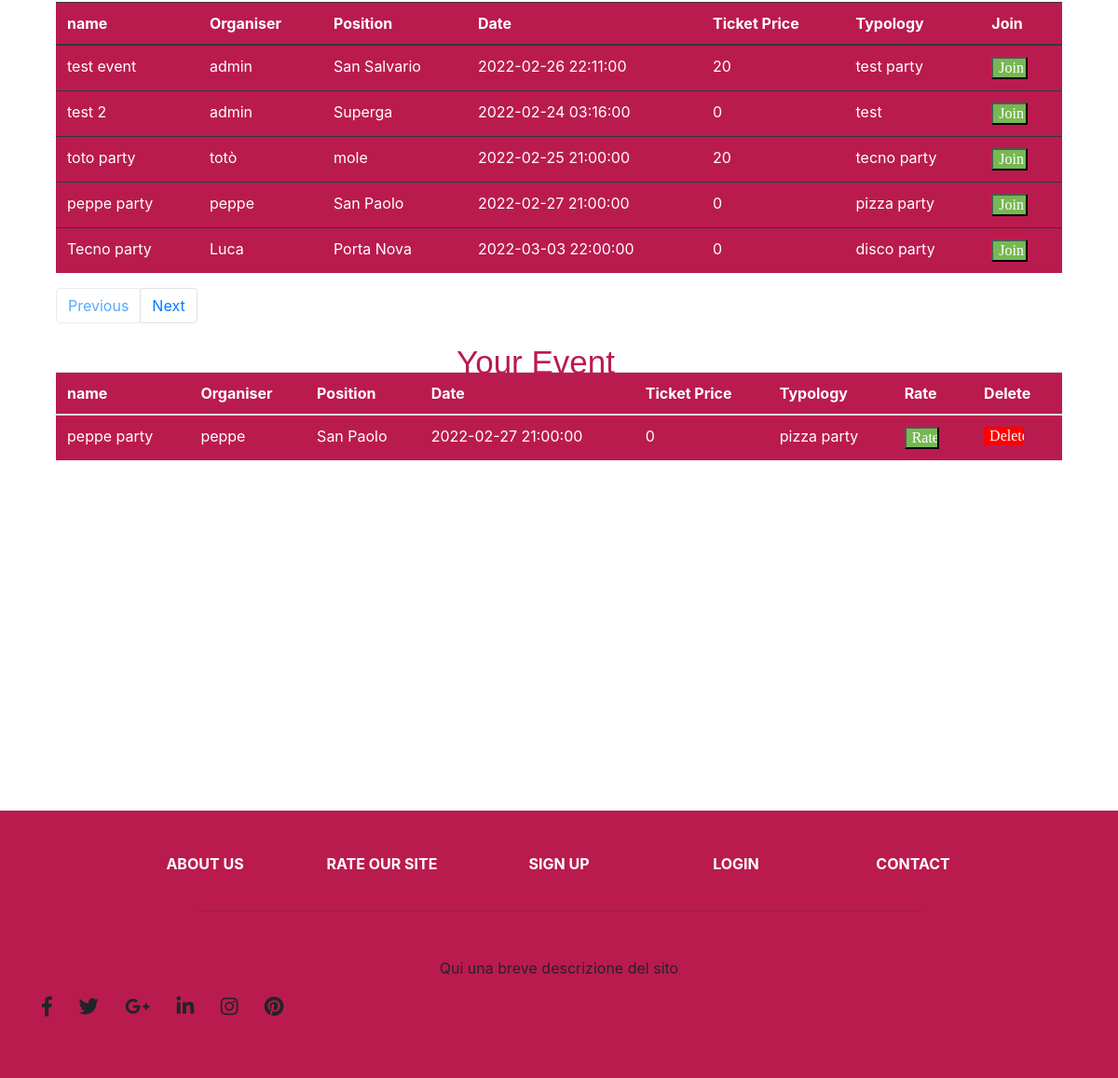
Before: / (lower part) with the older database file.
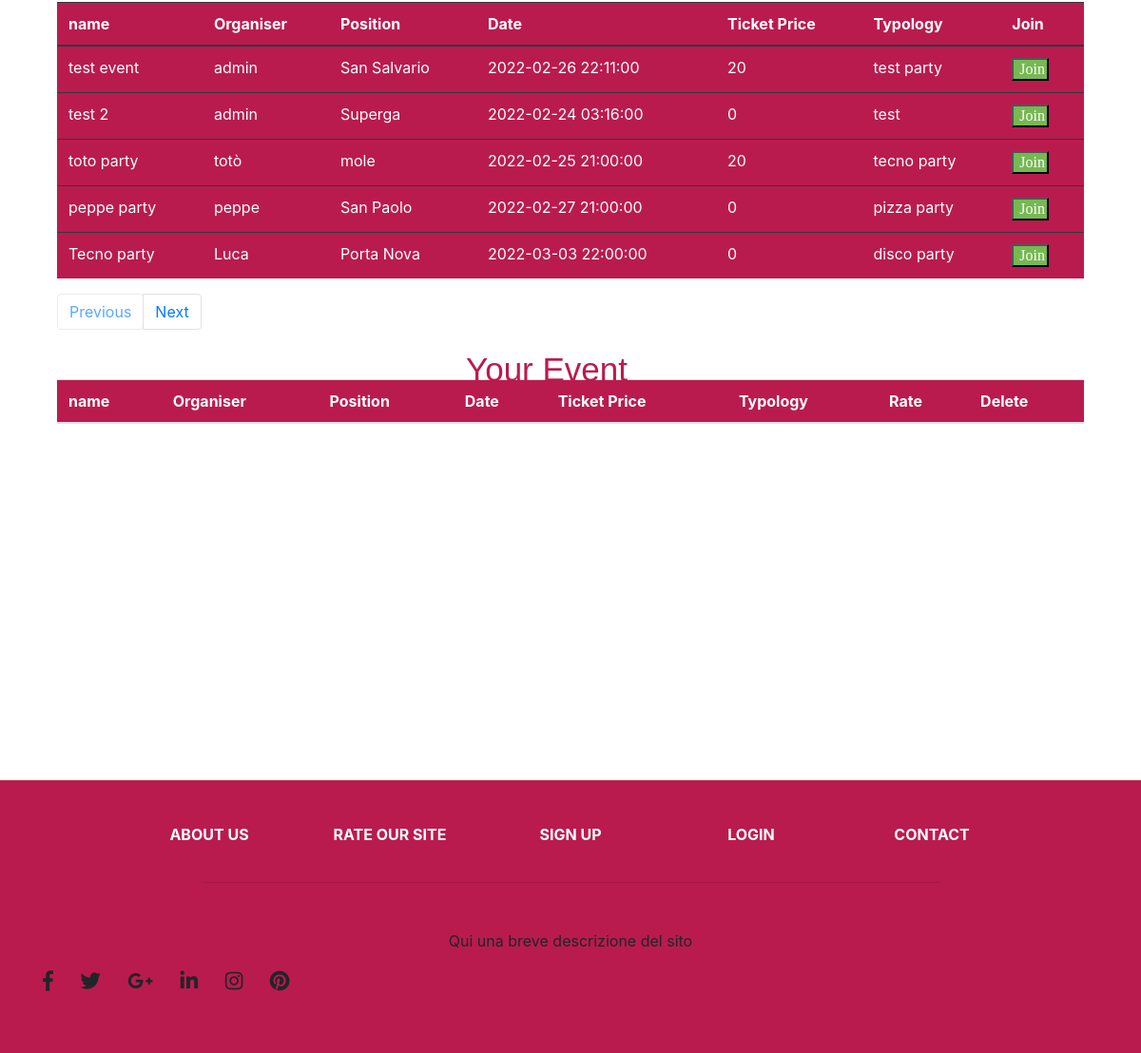
After: the same page with the newer database file.
### tables this page shows
CREATE TABLE event (
	"Number" INTEGER NOT NULL, 
	"Name" VARCHAR(20) NOT NULL, 
	"Organiser" VARCHAR(20) NOT NULL, 
	"Position" VARCHAR(20) NOT NULL, 
	"Date" DATETIME NOT NULL, 
	"Number_of_entrance" INTEGER NOT NULL, 
	"Ticket_price" INTEGER, 
	"Typology" VARCHAR(20), 
	PRIMARY KEY ("Number"), 
	FOREIGN KEY("Position") REFERENCES position ("Zone")
);

CREATE TABLE join__event (
	id INTEGER NOT NULL, 
	"Email" VARCHAR(100), 
	"Name" VARCHAR(20) NOT NULL, 
	"Organiser" VARCHAR(20) NOT NULL, 
	"Position" VARCHAR(20) NOT NULL, 
	"Date" DATETIME NOT NULL, 
	"Number_of_entrance" INTEGER NOT NULL, 
	"Ticket_price" INTEGER, 
	"Typology" VARCHAR(20), 
	PRIMARY KEY (id), 
	FOREIGN KEY("Position") REFERENCES position ("Zone")
);

### app.py (the view, shortened to what this page needs)
@app.route('/', methods=['GET', 'POST'], defaults={"page": 1})
@app.route('/<int:page>', methods=['GET', 'POST'])
def index(page):
    from model import Event, join_Event
    form = JoinForm()
    page = page
    pages = 5
    event = Event.query.paginate(page, pages, error_out=False)
    joined_Event = join_Event.query.all()
    return render_template('homepage/index.html', event=event, joined_Event= joined_Event)

### form.py
class JoinForm(FlaskForm):
    email = EmailField(validators=[DataRequired(), Email()],render_kw={"placeholder": "Enter your email here"})
    submit = SubmitField("Join Event")

### templates/homepage/index.html (shortened to what the changed rows need)
<link href="//maxcdn.bootstrapcdn.com/bootstrap/4.1.1/css/bootstrap.min.css" rel="stylesheet" id="bootstrap-css">
<!DOCTYPE html>
<html>
  <head>
    <link rel="stylesheet" href="https://stackpath.bootstrapcdn.com/bootstrap/4.1.3/css/bootstrap.min.css">
    <link rel="stylesheet" href="https://use.fontawesome.com/releases/v5.5.0/css/all.css">
    <link rel= "stylesheet" type= "text/css" href= "{{ url_for('static',filename='home/style.css') }}">
  </head>
  <body>
<div class="row"  id="show_table" >
<div class="col">
  <table class="table table-dark" >
  <thead>
    <tr>
      <th scope="col">name</th>
      <th scope="col">Organiser</th>
      <th scope="col">Position</th>
      <th scope="col">Date</th>
      <th scope="col">Ticket Price</th>
      <th scope="col">Typology</th>
      <th scope="col">Join</th>
    </tr>
  </thead>
  <tbody>
  {%if empty%}
  <tr>
    <td colspan="7" align="center">{{empty}}</td>
  </tr>
  {%else%}
  {% for event in event.items %}
    <tr>
        <td>{{ event.Name }}</td>
        <td>{{ event.Organiser }}</td>
        <td>{{ event.Position }}</td>
        <td>{{ event.Date }}</td>
        <td>{{ event.Ticket_price }}</td>
        <td>{{ event.Typology }}</td>
        {% if event.Ticket_price == 0 %}
        <td> <input type="button" onclick="window.location.href='/join/{{event.Number}}'"  class="button-join-table" value="Join"  /> </td>
        {% else %}
        <td> <input type="button" onclick="window.location.href='/joinpayment/{{event.Number}}'"  class="button-join-table" value="Join"  /> </td>
        {% endif %}
    </tr>
  {% endfor %}
  {%endif%}
  </tbody>
 </table>
</div>
</div>
<div>
  <table class="table table-dark-2" style="color: white">
  <thead>
    <tr>
      <th scope="col">name</th>
      <th scope="col">Organiser</th>
      <th scope="col">Position</th>
      <th scope="col">Date</th>
      <th scope="col">Ticket Price</th>
      <th scope="col">Typology</th>
      <th scope="col">Rate</th>
      <th scope="col">Delete</th>
    </tr>
  </thead>
  <tbody>
     {% for event2 in joined_Event %}
    <tr>
        <td>{{event2.Name}}</td>
        <td>{{event2.Organiser}}</td>
        <td>{{event2.Position}}</td>
        <td>{{event2.Date}}</td>
        <td>{{event2.Ticket_price}}</td>
        <td>{{event2.Typology}}</td>
        <td> <input type="button" onclick="window.location.href='/rate'" href="#"   class="button-join-table" value="Rate" /></td>
        <td> <input type="button" onclick="window.location.href='/delete/{{ event2.id }}'" class="button-join-table1" value="Delete" /></td>
    </tr>
   {% endfor %}
  </tbody>
 </table>
</div>
<br>
<br>
<br>
<br>
<br>
<br>
<br>
<br>
<br>
<br>
<br>
<br>
<br>
<br>
<br>
  </body>
</html>

Changed rows visible on the page:
removed join__event: Name "peppe party", Organiser "peppe", Position "San Paolo", Date "2022-02-27 21:00:00", Ticket_price "0", Typology "pizza party"
